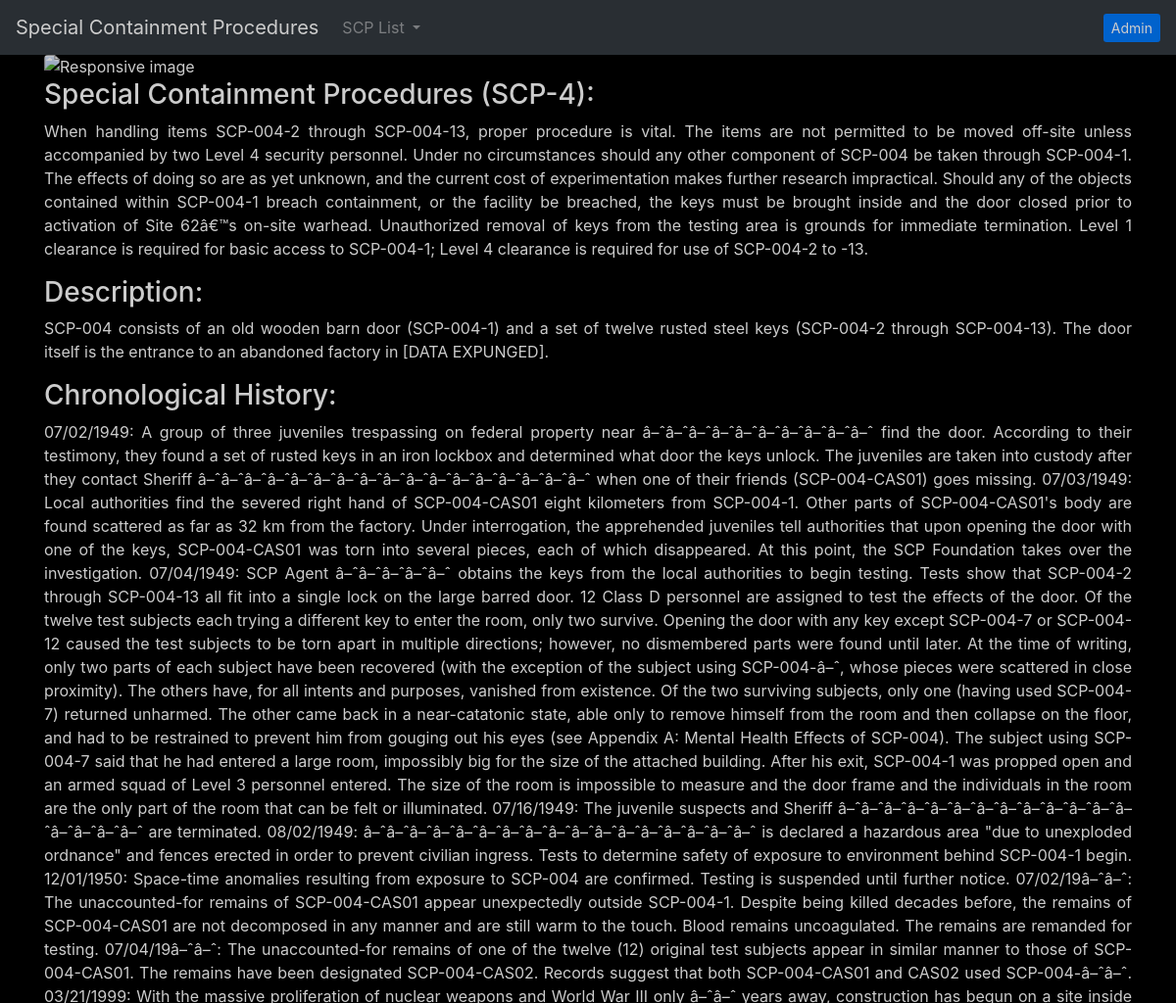
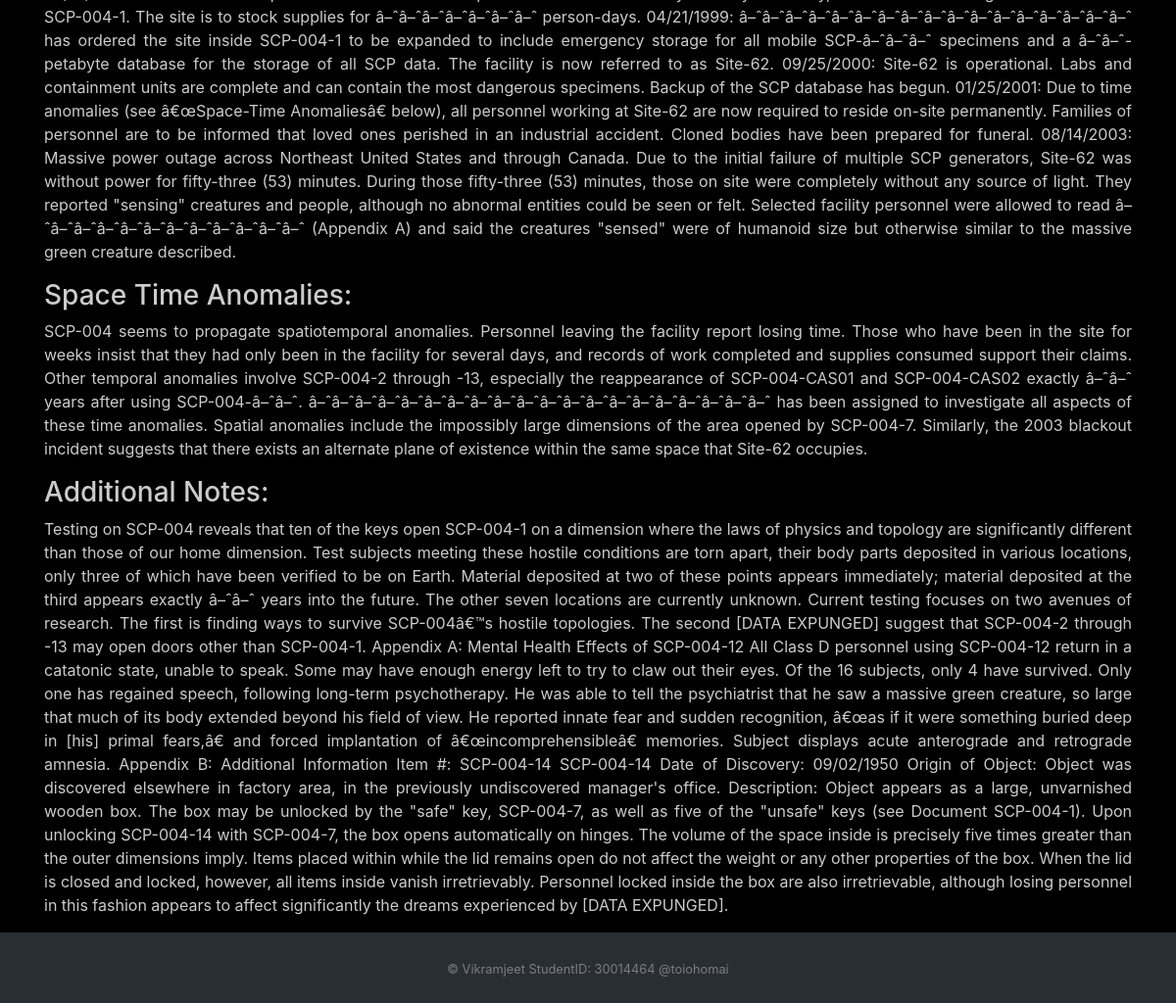
/index.php?SCP_ID=4, run on the app's committed database (2 pictures, top to bottom).
### tables this page shows
CREATE TABLE `SCP_LIST` (
  `id` int(3) NOT NULL,
  `SCP_ID` int(3) NOT NULL,
  `Special_Containment_Procedure` text NOT NULL,
  `Description` text NOT NULL,
  `Reference` text NOT NULL,
  `Addendum` text NOT NULL,
  `Chronological_History` text NOT NULL,
  `Space_Time_Anomalies` text NOT NULL,
  `Additional_Notes` text NOT NULL
);

### index.php (the view, shortened to what this page needs)
<!doctype html>
<html lang="en">
  <head>
    <link rel="stylesheet" href="https://stackpath.bootstrapcdn.com/bootstrap/4.4.1/css/bootstrap.min.css">
  </head>
  <body class="bg-custom">
    <nav class="navbar navbar-expand-lg navbar-dark bg-dark">
      <a class="navbar-brand" href="index.php">Special Containment Procedures</a>
      <div class="collapse navbar-collapse" id="navbarSupportedContent">
        <ul class="navbar-nav mr-auto">
          <li class="nav-item dropdown">
            <a class="nav-link dropdown-toggle" href="#" id="navbarDropdown" role="button" data-toggle="dropdown" aria-haspopup="true" aria-expanded="false">
              SCP List
            </a>
          </li>
        </ul>
         <a class="btn-sm btn-primary" href="crud.php" role="button">Admin</a>
      </div>
    </nav>
    <div class="container">
      <div ><img id="SCPimage" src="" class="img-fluid animated bounce rounded mx-auto d-block" alt="Responsive image"></div>
       <?php
        require 'db.php';
        $url = (isset($_SERVER['HTTPS']) && $_SERVER['HTTPS'] === 'on' ? "https" : "http") . "://$_SERVER[HTTP_HOST]$_SERVER[REQUEST_URI]";
        $url_components = parse_url($url);
        parse_str($url_components['query'], $params);
        $SCP_ID = $params['SCP_ID'];
        $result = mysqli_query($mysqli,"SELECT * FROM SCP_LIST WHERE SCP_ID=$SCP_ID");
        if (mysqli_num_rows($result) > 0) {
          $row = mysqli_fetch_array($result);
          if($row["Special_Containment_Procedure"]){
          echo '<h3 >Special Containment Procedures (SCP-',$SCP_ID,'):</h3>';
          echo '<p class="text-justify" >';
          echo $row["Special_Containment_Procedure"];
          echo '</p>';
          }
          if($row["Description"]){
          echo '<h3>Description:</h3>';
          echo '<p class="text-justify" >';
          echo $row["Description"];
          echo '</p>';
          }
          if($row["Chronological_History"]){
            echo '<h3>Chronological History:</h3>';
            echo '<p class="text-justify" >';
            echo $row["Chronological_History"];
            echo '</p>';
          }
          if($row["Space_Time_Anomalies"]){
            echo '<h3>Space Time Anomalies:</h3>';
            echo '<p class="text-justify" >';
            echo $row["Space_Time_Anomalies"];
            echo '</p>';
          }
          if($row["Additional_Notes"]){
            echo '<h3>Additional Notes:</h3>';
            echo '<p class="text-justify" >';
            echo $row["Additional_Notes"];
            echo '</p>';
          }
        }
        ?>
        </div>
    <footer id="sticky-footer" class="py-4 bg-dark text-white-50">
    <div class="container text-center">
      <small> &copy; Vikramjeet StudentID: 30014464 @toiohomai</small>
    </div>
  </footer>
  </body>
</html>

### index.php (style rules this page uses)
.bg-custom { background-color: black; opacity: 80%; color: white; }

### data on the page
scp_list: Special_Containment_Procedure "When handling items SCP-004-2 through SCP-004-13, proper procedure is vital. The items are not permitted to be moved off-site unless accompanied by two Level 4 security personnel. Under no circumstances should any other component of SCP-004 be taken through SCP-004-1. The effects of doing so are as yet unknown, and the current cost of experimentation makes further research impractical. Should any of the objects contained within SCP-004-1 breach containment, or the facility be breached, the keys must be brought inside and the door closed prior to activation of Site 62â€™s on-site warhead. Unauthorized removal of keys from the testing area is grounds for immediate termination. Level 1…", Description "SCP-004 consists of an old wooden barn door (SCP-004-1) and a set of twelve rusted steel keys (SCP-004-2 through SCP-004-13). The door itself is the entrance to an abandoned factory in [DATA EXPUNGED].", Chronological_History "07/02/1949: A group of three juveniles trespassing on federal property near â–ˆâ–ˆâ–ˆâ–ˆâ–ˆâ–ˆâ–ˆâ–ˆâ–ˆâ–ˆ find the door. According to their testimony, they found a set of rusted keys in an iron lockbox and determined what door the keys unlock. The juveniles are taken into custody after they contact Sheriff â–ˆâ–ˆâ–ˆâ–ˆâ–ˆâ–ˆâ–ˆâ–ˆâ–ˆâ–ˆâ–ˆâ–ˆâ–ˆâ–ˆâ–ˆâ–ˆâ–ˆ when one of their friends (SCP-004-CAS01) goes missing. 07/03/1949: Local authorities find the severed right hand of SCP-004-CAS01 eight kilometers from SCP-004-1. Other parts of SCP-004-CAS01's body are found scattered as far as 32 km from the factory. Under interrogation, the apprehended juveniles tell authorities that upon opening…", Space_Time_Anomalies "SCP-004 seems to propagate spatiotemporal anomalies. Personnel leaving the facility report losing time. Those who have been in the site for weeks insist that they had only been in the facility for several days, and records of work completed and supplies consumed support their claims. Other temporal anomalies involve SCP-004-2 through -13, especially the reappearance of SCP-004-CAS01 and SCP-004-CAS02 exactly â–ˆâ–ˆ years after using SCP-004-â–ˆâ–ˆ. â–ˆâ–ˆâ–ˆâ–ˆâ–ˆâ–ˆâ–ˆâ–ˆâ–ˆâ–ˆâ–ˆâ–ˆâ–ˆâ–ˆâ–ˆâ–ˆâ–ˆâ–ˆâ–ˆâ–ˆ has been assigned to investigate all aspects of these time anomalies. Spatial anomalies include the impossibly large dimensions of the area opened by SCP-004-7. Similarly, the 2003…", Additional_Notes "Testing on SCP-004 reveals that ten of the keys open SCP-004-1 on a dimension where the laws of physics and topology are significantly different than those of our home dimension. Test subjects meeting these hostile conditions are torn apart, their body parts deposited in various locations, only three of which have been verified to be on Earth. Material deposited at two of these points appears immediately; material deposited at the third appears exactly â–ˆâ–ˆ years into the future. The other seven locations are currently unknown. Current testing focuses on two avenues of research. The first is finding ways to survive SCP-004â€™s hostile topologies. The second [DATA EXPUNGED] suggest that…"

### other printed values
$SCP_ID "4"
